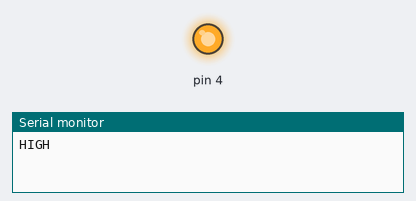
The sketch below on a simulated Arduino Uno, built with avr-gcc and run on an emulated ATmega328P. On the bench: output pins drawn as LEDs (lit = HIGH), the last lines printed to the serial monitor.

Above: at 1.0 s.
At 3.0 s:
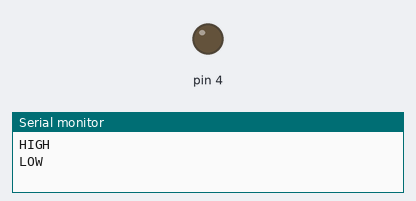
Timing chart, 0 to 5.2 s (numbered marks = the images above):
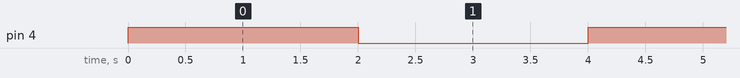

The sketch:

ms-energyAb.ino
```cpp
// available pins
// 2, 4, 13, 16, 25, 26, 14, 15, 5

void setup() {
  pinMode(4, OUTPUT);
  Serial.begin(115200);
}

void loop() {
  digitalWrite(4, HIGH);
  Serial.println("HIGH");
  delay(2000);
  digitalWrite(4, LOW);
  Serial.println("LOW");
  delay(2000);
}
```

Measured:
- by itself, pin 4: alternates HIGH for 2.0 s and LOW for 2.0 s
